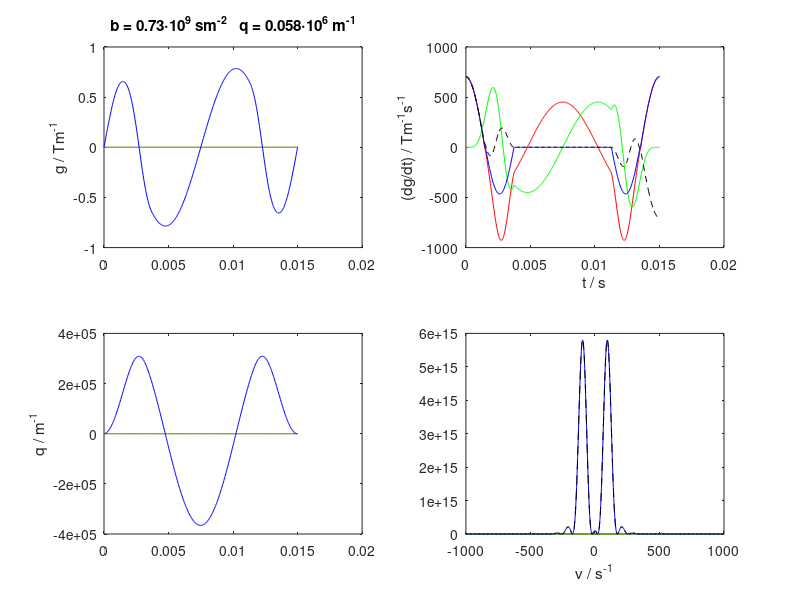

Write MATLAB code to recreate this figure.
% Gradient waveforms for axisymmetric b-tensors.
%
% Calculated according to the recipe in fig 1 of
% Topgaard, Phys. Chem. Chem. Phys. 18, 8545 (2016).
% http://dx.doi.org/10.1039/c5cp07251d
%
% Output in the format for Matthew Budde's code for Bruker pv6.0.1 

% Define path for output folders
run_path = fileparts(mfilename('fullpath'));
out_path = fullfile(run_path,'waveforms');


% Parameters for calculating b-values
gmax = 100/100*0.7853; % Max gradient [3 T/m]
tau = 15e-3; % Waveform duration [10 ms]

% Define timing parameters relative to a total echo time = 1
np = 500; % Number of time intervals in waveform [1000]
epsilon_up = .1; % Quarter-sine ramp up [0.1]
plateau = 0; % Plateau [0]
epsilon_down = .15; % Half-sine ramp down [0.1]

% q-trajectory parameters
% zeta: half aperture of q cone, see Topgaard. Microporous Mesoporous Mater. 178, 60 (2013).
% http://dx.doi.org/10.1016/j.micromeso.2013.03.009
% zeta = acos(1/sqrt(3)); out_fn = fullfile(out_path,['axde_sphere_' num2str(np)]); %sphere
% zeta = pi/2; out_fn = fullfile(out_path,['axde_plane_' num2str(np)]); %plane
% zeta = 0; out_fn = fullfile(out_path,['axde_stick_' num2str(np)]); %stick
% zeta = acos(sqrt(2/3)); out_fn = fullfile(out_path,['axde_cigar_' num2str(np)]); %cigar
zeta = -1; out_fn = fullfile(out_path,['axde_stick_hf_' num2str(np)]); %stick high-frequency

% (theta,phi): Orientation of cone axis in lab frame
theta = 0; phi = 0;

%------------------------

taured = 1;
dt = taured/np;
t = taured*linspace(0,1,np);

% Quarter-sine ramp up
np_epsilon_up = round(epsilon_up/dt);
t_epsilon_up = pi/2*linspace(0,1,np_epsilon_up)';
g_up = sin(t_epsilon_up);
%figure(1), clf, plot(t_epsilon_up,g_up,'-'), return

% Half-sine ramp down
np_epsilon_down = round(epsilon_down/dt);
t_epsilon_down = pi/2*linspace(-1,1,np_epsilon_down)';
g_down = 1 - .5*(1+sin(t_epsilon_down));
%figure(1), clf, plot(t_epsilon_down,g_down,'-'), return

% Plateau
np_plateau = round(plateau/dt);
np_inter = round(taured/dt)-2*(np_epsilon_up+np_plateau+np_epsilon_down);

ga = [g_up; ones(np_plateau,1); g_down; zeros(np_inter,1); g_down-1; -1*ones(np_plateau,1); -flipud(g_up)];
%figure(1), clf, plot(t,ga,'-'), return

deltapsi = 2*pi;
psi0 = 0;
b_delta = (3*cos(zeta).^2-1)/2; % normalized anisotropy of the b tensor

q = cumsum(ga); % Topgaard Eq 35 (Note: all dt cancel and can be omitted.)
q = mean([q flipud(q)],2); % Removes asymmetry introduced by cumsum
b = sum(q.^2); % Topgaard Eq 32
psi = psi0 + deltapsi/b*cumsum(q.^2); % Topgaard Eq 31
psi = mean([psi deltapsi-flipud(psi)],2); % Removes asymmetry introduced by cumsum
gr = (ga + 1i*deltapsi/b*q.^3).*exp(1i.*psi); % Topgaard Eq 37

% Assure that first and last values equal zero
ga([1 end]) = 0;
gr([1 end]) = 0;

re_gr = real(gr);
im_gr = imag(gr);

% Assure refocusing on each channel
ga(2:(end-1)) = ga(2:(end-1)) - sum(ga)/(np-2);
re_gr(2:(end-1)) = re_gr(2:(end-1)) - sum(re_gr)/(np-2);
im_gr(2:(end-1)) = im_gr(2:(end-1)) - sum(im_gr)/(np-2);

% Normalize waveform to the range -1 to +1
gnorm = max(abs([ga(:); re_gr(:)+1i*im_gr(:)]));
ga = ga/gnorm;
re_gr = re_gr/gnorm;
im_gr = im_gr/gnorm;
gr = re_gr+1i*im_gr;

gx = re_gr*sin(zeta); % Topgaard Eq 37
gy = im_gr*sin(zeta);
gz = ga*cos(zeta);

if zeta == -1
    gx = 0*re_gr;
    gy = 0*im_gr;
    gz = re_gr;
end

gx_old = gx;
gz_old = gz;
gx = gx_old*cos(theta) + gz_old*sin(theta);
gz = gz_old*cos(theta) - gx_old*sin(theta);
gx_old = gx;
gy_old = gy;
gx = gx_old*cos(phi) - gy_old*sin(phi);
gy = gy_old*cos(phi) + gx_old*sin(phi);

gamma = 26.75e7;
dt = tau/np;
t = tau*linspace(0,1,np)';

qx = gamma*gmax*cumsum(gx*dt);
qy = gamma*gmax*cumsum(gy*dt);
qz = gamma*gmax*cumsum(gz*dt);
% qx = cumsum(gx);
% qy = cumsum(gy);
% qz = cumsum(gz);
bxx = sum(qx.^2);
byy = sum(qy.^2);
bzz = sum(qz.^2);
bxy = sum(qx.*qy);
bxz = sum(qx.*qz);
byz = sum(qy.*qz);

b_tensor_norm = [[bxx bxy bxz]; [bxy byy byz]; [bxz byz bzz]]/(bxx+byy+bzz)
% If isotropic, normalized b tensor is diagonal with all eigenvalues 1/3

% q = gamma*gmax*cumsum(ga*dt);
q = sqrt(qx.^2 + qy.^2 + qz.^2);
b = sum(q.^2*dt);

qmax = max(q);
td = b/qmax^2;
bfactor = b/gmax.^2;

dgadt = gradient(gmax*ga/dt);
dgrdt = gradient(gmax*abs(gr)/dt);
dre_grdt = gradient(gmax*re_gr/dt);
dim_grdt = gradient(gmax*im_gr/dt);

figure(1), clf
subplot(2,2,1)
%plot(t,gmax*re_gr,'r-',t,gmax*im_gr,'g-',t,gmax*ga,'b-',t,gmax*abs(gr),'k--')
plot(t,gmax*gx,'r-',t,gmax*gy,'g-',t,gmax*gz,'b-')
ylabel('g / Tm^-^1')
title(['b = ' num2str(b/1e9,2) '\cdot10^9 sm^-^2   q = ' num2str(qmax/2/pi/1e6,2) '\cdot10^6 m^-^1'])

subplot(2,2,2)
plot(t,dre_grdt,'r-',t,dim_grdt,'g-',t,dgadt,'b-',t,dgrdt,'k--')
xlabel('t / s'), ylabel('(dg/dt) / Tm^-^1s^-^1')

subplot(2,2,3)
plot(t,qx,'r-',t,qy,'g-',t,qz,'b-')
ylabel('q / m^-^1')
%title(['b = ' num2str(b/1e9,2) '\cdot10^9 sm^-^2   q = ' num2str(qmax/2/pi/1e6,2) '\cdot10^6 m^-^1'])

si = 16*1024;
Fx = fftshift(fft(qx,si));
Fy = fftshift(fft(qy,si));
Fz = fftshift(fft(qz,si));
Fx2 = abs(Fx).^2;
Fy2 = abs(Fy).^2;
Fz2 = abs(Fz).^2;
Fr2 = Fx2 + Fy2 + Fz2;

swh = 1/dt;
nu = swh*linspace(0,1,si); %frequency vector
nu = nu - nu(si/2+1); %set the proper zero frequency
subplot(2,2,4)
plot(nu,Fx2,'r-',nu,Fy2,'g-',nu,Fz2,'b-',nu,Fr2,'k--')
xlabel('\nu / s^-^1')
set(gca,'XLim',1000*[-1 1])

% Save waveforms in Bruker format
[out_path,out_name,out_ext] = fileparts(out_fn);
if ~isdir(out_path)
    mkdir(out_path)
end

title_str = ['Waveform for axisymmetric diffusion encoding. b_delta = ' num2str(b_delta,3)];

fid = fopen(out_fn,'w');

text.header = {
{['##TITLE= ' title_str]};
{'##JCAMP-DX= 5.00 Bruker JCAMP library'}
{'##DATA TYPE= Shape Data'}
{'##ORIGIN= Bruker Analytik GmbH'}
{'##OWNER= <nmrsu>'}
{['##DATE= ' datestr(now,'yyyy-mm-dd')]}
{['##TIME= ' datestr(now,'HH:MM:SS')]}
{'##MINX= 0'}
{'##MAXX= 1'}
{'##MINY= 0'}
{'##MAXY= 1'}
{'##$SHAPE_EXMODE= Gradient'}
{'##$SHAPE_TOTROT= 0'}
{'##$SHAPE_BWFAC= 0'}
{'##$SHAPE_INTEGFAC= 0'}
{'##$SHAPE_MODE= 0'}};

[nlines, ~] = size(text.header);

for nline = 1:nlines
    fprintf(fid,'%s\n',text.header{nline}{1});
end

fprintf(fid,'%s\n',['##BFACTOR=' num2str(bfactor)]);
fprintf(fid,'%s\n',['##DURATION=' num2str(tau)]);
fprintf(fid,'%s\n',['##DIRECTIONVEC= 0 0 1']);
fprintf(fid,'%s\n',['##NPOINTS=' num2str(numel(gx))]);
fprintf(fid,'%s\n',['##XYDATA= (T X Y Z)']);

formatspec = '%8.6f %8.6f %8.6f\r\n';

out_mat = [gx gy gz];
fprintf(fid, formatspec, out_mat');

fprintf(fid,'%s\n',['##END']);
fclose(fid);

max(sqrt(gx(:).^2+gy(:).^2+gz(:).^2))
